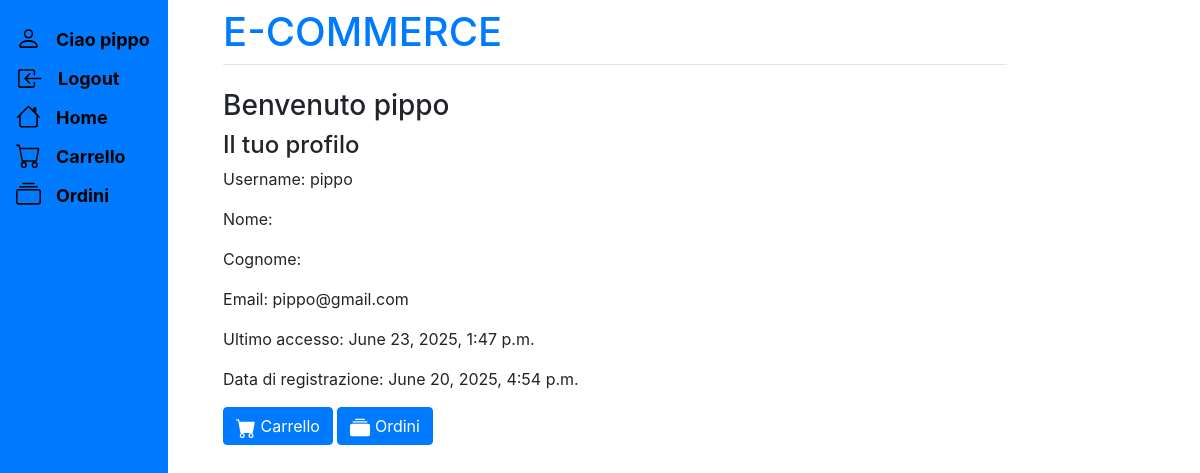
/cliente/ (signed in), run on an earlier commit of the app's database.
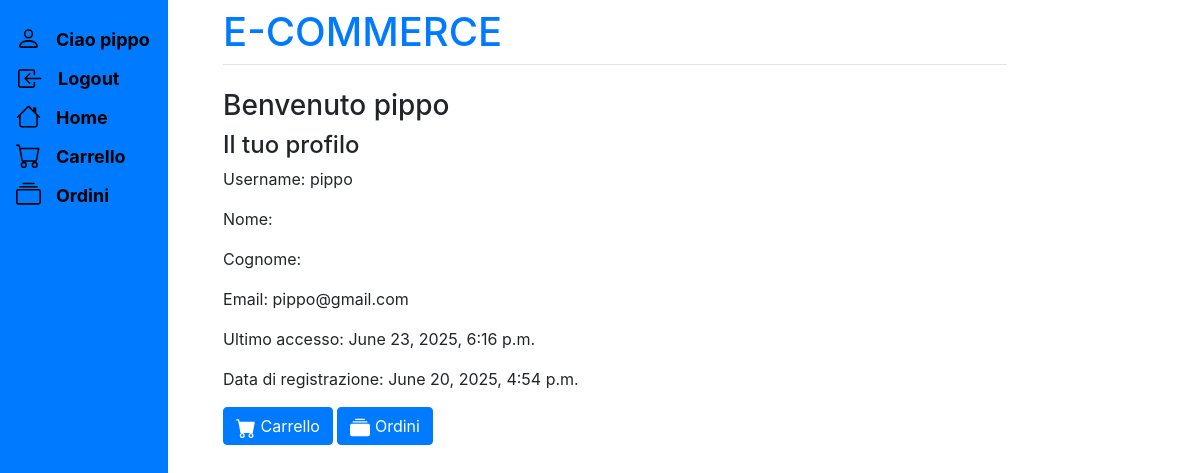
And on a later commit of the database.
### registration/models.py (models this page shows, shortened)
class CustomUser(AbstractUser):
    birth_date = models.DateField(null=True, blank=True)
    is_premium = models.BooleanField(default=False)
    objects = CustomUserManager()

### store/views.py (the view)
# urls.py: path("cliente/", views.cliente, name="cliente"),
def cliente(response):
    return render(response, 'cliente.html', {})

### store/templates/cliente.html (shortened to what this page needs)
{% extends 'base.html' %}
{% block content %}
    {% if user.is_authenticated %}
        {% if user.is_superuser %}
            <h3>Benvenuto Administrator</h3>
        {% else %}
            <h3>Benvenuto {{user.username}}</h3>
            <h4>Il tuo profilo</h4>
            <p>Username: {{user.username}}</p>
            <p>Nome: {{user.first_name}}</p>
            <p>Cognome: {{user.last_name}}</p>
            <p>Email: {{user.email}}</p>
            <p>Ultimo accesso: {{user.last_login}}</p>
            <p>Data di registrazione: {{user.date_joined}}</p>
            <a href="/carrello" class="btn btn-primary">
                <span>Carrello</span>
            </a>
            <a href="/cronologiaOrdini" class="btn btn-primary">
                <span>Ordini</span>
            </a>
        {% endif %}
    {% else %}
        <h3>Non sei autenticato</h3>
        <a href="login/" class="btn btn-primary">Login</a>
        <a href="registration/" class="btn btn-primary">Registrati</a>
    {% endif %}
{% endblock %}

### store/templates/base.html (shortened to what this page needs)
<!doctype html>
<html>
<head>
	<link rel="stylesheet" href="https://stackpath.bootstrapcdn.com/bootstrap/4.3.1/css/bootstrap.min.css" integrity=
	"sha384-ggOyR0iXCbMQv3Xipma34MD+dH/1fQ784/j6cY/iJTQUOhcWr7x9JvoRxT2MZw1T">
</head>
<body>
    <div class="main">
        <div class="sidenav">
            <ul class="lista_sidenav">
                {% if user.is_authenticated %}
                    {% if not user.is_superuser %}
                        <li>
                            <a class="aSidenav" href="/cliente">
                                <span class="testoSidenav">Ciao {{ user.username }}</span>
                            </a>
                        </li>
                    {% endif %}
                        <li>
                            <form class="aSidenav hoverform" action="{% url 'logout' %}" method="post" style="display:inline; padding: 6px 8px 6px 18px">
                                <button type="submit" class="aSidenav" style="border: none; background: none; padding: 0; cursor: pointer; display: flex; align-items: center">
                                    <span class="testoSidenav">Logout</span>
                                </button>
                            </form>
                        </li>
                {% endif %}
                <li>
                    <a class="aSidenav" href="/home">
                        <span class="testoSidenav">Home</span>
                    </a>
                </li>
                {% if user.is_authenticated %}
                    {% if not user.is_superuser %}
                        <li>
                            <a class="aSidenav" href="/carrello">
                                <span class="testoSidenav">Carrello</span>
                            </a>
                        </li>
                        <li>
                            <a class="aSidenav" href="/cronologiaOrdini">
                                <span class="testoSidenav">Ordini</span>
                            </a>
                        </li>
                    {% endif %}
                {% endif %}
            </ul>
        </div>
        <div class="contenuto">
            <div class="larghezzaVariabile">
                <h1 class="mt-2 titolo">E-COMMERCE</h1>
                <hr class="mt-0 mb-4">
                {% block content %}{% endblock %}
            </div>
        </div>
	</div>
</body>
</html>

What changed in the data, as far as the page shows it:
changed CustomUser "pippo": last_login "June 23, 2025, 1:47 p.m." → "June 23, 2025, 6:16 p.m."
